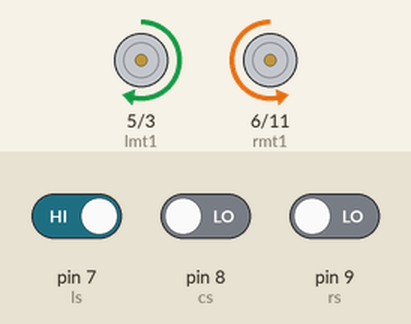
This sketch was run on a simulated Arduino Uno, built with avr-gcc and run on an emulated ATmega328P. Parts: motor-driver pin pairs drawn as motors (green arrow = first pin HIGH = forward, orange = second pin HIGH = backward, longer = more drive). The test bench sets the inputs (shaded band); at power-on: pin 8 (cs) LOW, pin 7 (ls) HIGH, pin 9 (rs) LOW.

Above: at 1.2 s.
1.3 s: pin 8 (cs) driven HIGH
At 1.4 s:
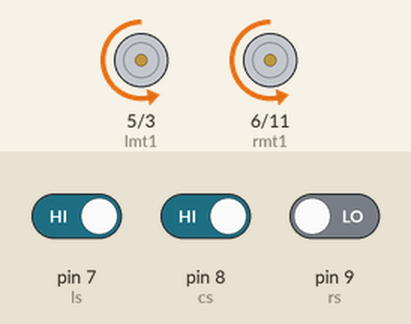
4.3 s: pin 7 (ls) driven LOW
At 4.8 s:
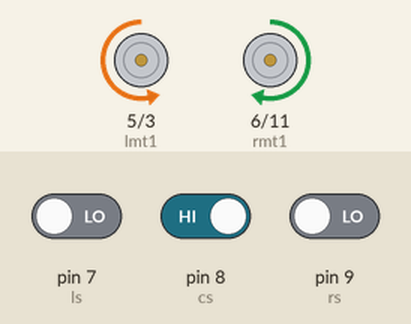
7.3 s: pin 8 (cs) driven LOW
At 7.8 s:
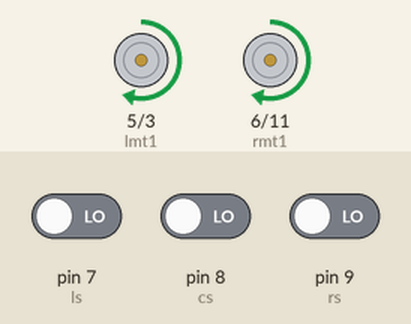
8.8 s: pin 9 (rs) driven HIGH
At 10.0 s:
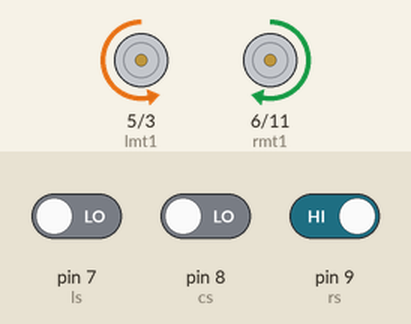
10.3 s: pin 9 (rs) driven LOW
At 11.3 s:
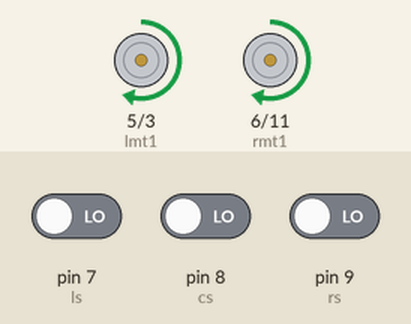
Timing chart, 0 to 12.8 s (numbered marks = the images above; inputs shaded):
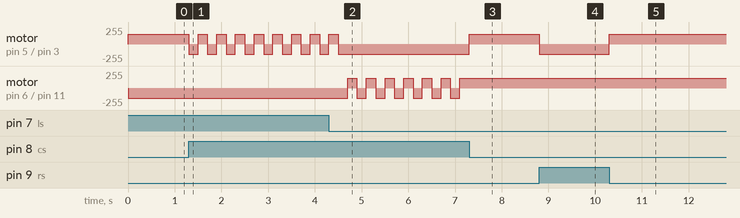

Measured:
- after the input at 1.3 s, motor on pin 5 (lmt1) / pin 3 (lmt2): alternates forward 150/255 for 0.20 s and backward 150/255 for 0.20 s, starting at once
- after the input at 4.3 s, motor on pin 5 (lmt1) / pin 3 (lmt2): goes on until 4.5 s, then stays backward 150/255; motor on pin 6 (rmt1) / pin 11 (rmt2): alternates forward 150/255 for 0.20 s and backward 150/255 for 0.20 s, starting after 0.40 s
- after the input at 7.3 s, motor on pin 5 (lmt1) / pin 3 (lmt2): backward 150/255 → forward 150/255 at once; motor on pin 6 (rmt1) / pin 11 (rmt2): stops changing and stays forward 150/255
- after the input at 8.8 s, motor on pin 5 (lmt1) / pin 3 (lmt2): forward 150/255 → backward 150/255 at once
- after the input at 10.3 s, motor on pin 5 (lmt1) / pin 3 (lmt2): backward 150/255 → forward 150/255 at once

The sketch:

Obstacle_avoider_robot.ino
```cpp
int lmt1 = 5;
int lmt2 = 3;
int rmt1 = 6;
int rmt2 = 11;
int ls = 7;
int cs = 8;
int rs = 9;

void setup() {
  // put your setup code here, to run once:
pinMode(lmt1,OUTPUT);
pinMode(lmt2,OUTPUT);
pinMode(rmt1,OUTPUT);
pinMode(rmt2,OUTPUT);
pinMode(ls,INPUT);
pinMode(cs,INPUT);
pinMode(rs,INPUT);
}

void loop()
{
  // put your main code here, to run repeatedly
ls = digitalRead(7);
cs = digitalRead(8);
rs = digitalRead(9);

if(ls == LOW && cs == LOW && rs ==LOW)
{
  forward();
}
else if(ls == HIGH && cs == LOW && rs ==LOW)
{
  right();
}
else if(ls == LOW && cs == LOW && rs ==HIGH)
{
  left();
}
else if(ls == LOW && cs == HIGH && rs ==LOW)
{
  reverse();
  delay(200);
  left();
  delay(200);
}
else if(ls == HIGH && cs == HIGH && rs ==LOW)
{
  reverse();
  delay(200);
  right();
  delay(200);
}
else if(ls == LOW && cs == HIGH && rs ==HIGH)
{
  reverse();
  delay(200);
  left();
  delay(200);
}
else if(ls == HIGH && cs == LOW && rs ==HIGH)
{
  reverse();
  delay(200);
  left();
  delay(200);

}
else if(ls == HIGH && cs == HIGH && rs == HIGH)
{
  reverse();
  delay(200);
  left();
  delay(200);

}

}
void forward()
{
analogWrite(lmt1,150);
analogWrite(lmt2,0);
analogWrite(rmt1,150);
analogWrite(rmt2,0);
}

void reverse()
{
analogWrite(lmt1,0);
analogWrite(lmt2,150);
analogWrite(rmt1,0);
analogWrite(rmt2,150);
}

void left()
{
analogWrite(lmt1,0);
analogWrite(lmt2,150);
analogWrite(rmt1,150);
analogWrite(rmt2,0);
}

void right()
{
analogWrite(lmt1,150);
analogWrite(lmt2,0);
analogWrite(rmt1,0);
analogWrite(rmt2,150);
}

void stpleft()
{
analogWrite(lmt1,0);
analogWrite(lmt2,0);
analogWrite(rmt1,150);
analogWrite(rmt2,0);
}

void stpright()
{
analogWrite(lmt1,150);
analogWrite(lmt2,0);
analogWrite(rmt1,0);
analogWrite(rmt2,0);
}

void stp()
{
analogWrite(lmt1,0);
analogWrite(lmt2,0);
analogWrite(rmt1,0);
analogWrite(rmt2,0);
}
```
